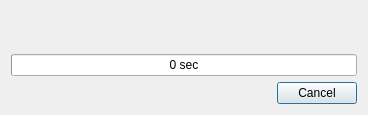
<?xml version="1.0" encoding="UTF-8"?>
<ui version="4.0">
 <class>MobileDialog</class>
 <widget class="QDialog" name="MobileDialog">
  <property name="geometry">
   <rect>
    <x>0</x>
    <y>0</y>
    <width>368</width>
    <height>115</height>
   </rect>
  </property>
  <property name="windowTitle">
   <string>Signing with Mobile-ID</string>
  </property>
  <layout class="QVBoxLayout" name="verticalLayout">
   <item>
    <widget class="QLabel" name="labelError">
     <property name="alignment">
      <set>Qt::AlignCenter</set>
     </property>
    </widget>
   </item>
   <item>
    <widget class="QLabel" name="code">
     <property name="font">
      <font>
       <pointsize>10</pointsize>
       <weight>75</weight>
       <bold>true</bold>
      </font>
     </property>
     <property name="alignment">
      <set>Qt::AlignCenter</set>
     </property>
    </widget>
   </item>
   <item>
    <widget class="QProgressBar" name="signProgressBar">
     <property name="maximum">
      <number>120</number>
     </property>
     <property name="value">
      <number>0</number>
     </property>
     <property name="alignment">
      <set>Qt::AlignCenter</set>
     </property>
     <property name="textVisible">
      <bool>true</bool>
     </property>
     <property name="format">
      <string>%v sec</string>
     </property>
    </widget>
   </item>
   <item>
    <widget class="QDialogButtonBox" name="buttonBox">
     <property name="standardButtons">
      <set>QDialogButtonBox::Cancel</set>
     </property>
    </widget>
   </item>
  </layout>
 </widget>
 <resources/>
 <connections>
  <connection>
   <sender>buttonBox</sender>
   <signal>rejected()</signal>
   <receiver>MobileDialog</receiver>
   <slot>reject()</slot>
   <hints>
    <hint type="sourcelabel">
     <x>216</x>
     <y>143</y>
    </hint>
    <hint type="destinationlabel">
     <x>199</x>
     <y>77</y>
    </hint>
   </hints>
  </connection>
 </connections>
</ui>
